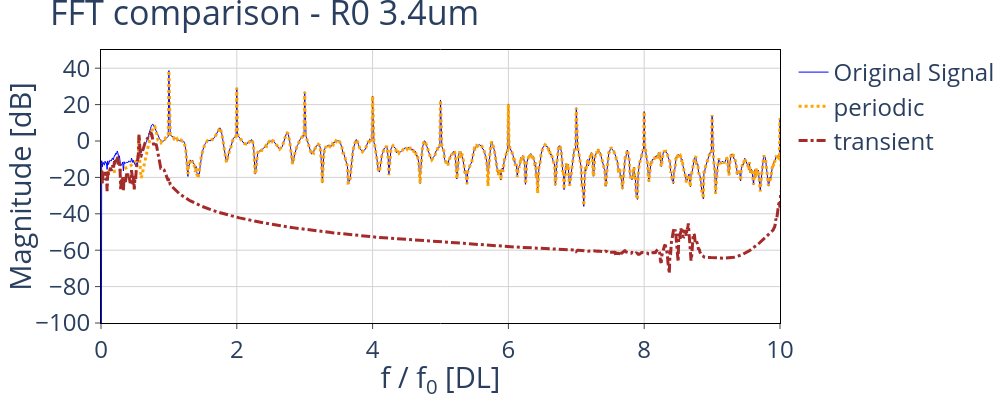
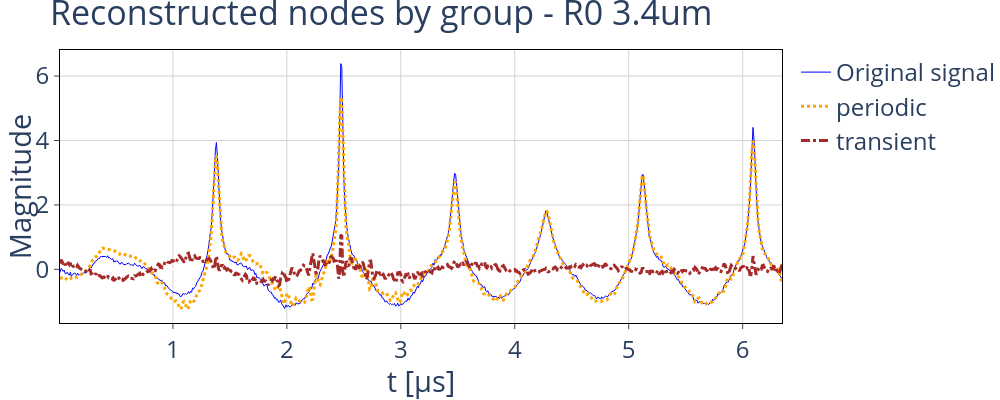

The code cell stored with these charts, in order, in its notebook:
### Code cell
for i in range(n_cases):
    fig_psd_rec = plot.plot_fft_by_group(
        results_df[i]['tr_obj'], results_df[i]['labels_sorted'], sampling_rate=sampling_rate,
        clusters=None, 
        xlims=[0,fft_lim],
        ylims=[-100,50],
        fundamental_freq=frequency,
        freq_threshold=freq_threshold, label_map=label_map[i],
        fig_height=Fig_Height,
        title = "FFT comparison - " + results_df[i]['legend']
    )
    if savefig_flag:
        fig_psd_rec_name = (
            "spectrum_rec_centeroids_enforced2clusters_GA_calculated_emissions_"
            f"{results_df[i]['legend']}"
            f"_freq{frequency*1e-6:.1f}MHz_Pac{pac*1e-6:.1f}MPa"
        ).replace(".", "p").replace(" ", "")
        print("figure name: " + fig_psd_rec_name)
        save_figure(fig_psd_rec, fig_psd_rec_name, folder_path)
    
    fig_rec = plot.plot_reconstructions_by_group(
        results_df[i]['tr_obj'], results_df[i]['labels_sorted'], t_plot=results_df[0]['t_data_truncated'], freq_threshold=freq_threshold, 
        label_map=label_map[i], fig_height=Fig_Height, title = "Reconstructed nodes by group - " + results_df[i]['legend']
    )
    if savefig_flag:
        fig_rec_name = (
            "sig_rec_centeroids_enforced2clusters_GA_calculated_emissions_"
            f"{results_df[i]['legend']}"
            f"_freq{frequency*1e-6:.1f}MHz_Pac{pac*1e-6:.1f}MPa"
        ).replace(".", "p").replace(" ", "")
        print("figure name: " + fig_rec_name)
        save_figure(fig_rec, fig_rec_name, folder_path)

### Figure 1 — Plotly figure (JSON) as saved in the notebook; plotly's stock layout.template omitted (floating-point values rounded to 4 significant figures; data arrays with more than 128 entries replaced by an {"elided": "..."} marker saying what was removed)
{"data": [{"line": {"color": "blue", "dash": "solid", "width": 1}, "mode": "lines", "name": "Original Signal", "type": "scatter", "x": {"elided": "5000 float values"}, "y": {"elided": "5000 float values"}}, {"line": {"color": "orange", "dash": "dot", "width": 3}, "mode": "lines", "name": "periodic", "type": "scatter", "x": {"elided": "5000 float values"}, "y": {"elided": "5000 float values"}}, {"line": {"color": "brown", "dash": "dashdot", "width": 3}, "mode": "lines", "name": "transient", "type": "scatter", "x": {"elided": "5000 float values"}, "y": {"elided": "5000 float values"}}], "layout": {"font": {"size": 24}, "height": 400, "legend": {"font": {"size": 24}, "title": {"text": ""}, "traceorder": "normal"}, "margin": {"b": 0, "l": 0, "r": 0, "t": 50}, "plot_bgcolor": "white", "title": {"text": "FFT comparison - R0 3.4um"}, "width": 1000, "xaxis": {"gridcolor": "lightgrey", "linecolor": "black", "mirror": true, "range": [0, 10], "showline": true, "tickfont": {"size": 24}, "ticks": "outside", "title": {"text": "f / f<sub>0</sub> [DL]"}}, "yaxis": {"gridcolor": "lightgrey", "linecolor": "black", "mirror": true, "range": [-100, 50], "showline": true, "tickfont": {"size": 24}, "ticks": "outside", "title": {"text": "Magnitude [dB]"}}}}

### Figure 2 — Plotly figure (JSON) as saved in the notebook; plotly's stock layout.template omitted (floating-point values rounded to 4 significant figures; data arrays with more than 128 entries replaced by an {"elided": "..."} marker saying what was removed)
{"data": [{"line": {"color": "blue", "dash": "solid", "width": 1}, "mode": "lines", "name": "Original signal", "type": "scatter", "x": {"elided": "698 float values"}, "y": {"elided": "698 float values"}}, {"line": {"color": "orange", "dash": "dot", "width": 3}, "mode": "lines", "name": "periodic", "type": "scatter", "x": {"elided": "698 float values"}, "y": {"elided": "698 float values"}}, {"line": {"color": "brown", "dash": "dashdot", "width": 3}, "mode": "lines", "name": "transient", "type": "scatter", "x": {"elided": "698 float values"}, "y": {"elided": "698 float values"}}], "layout": {"font": {"size": 24}, "height": 400, "legend": {"font": {"size": 24}, "title": {"text": ""}, "traceorder": "normal"}, "margin": {"b": 0, "l": 0, "r": 0, "t": 50}, "plot_bgcolor": "white", "title": {"text": "Reconstructed nodes by group - R0 3.4um"}, "width": 1000, "xaxis": {"gridcolor": "lightgrey", "linecolor": "black", "mirror": true, "showline": true, "tickfont": {"size": 24}, "ticks": "outside", "title": {"text": "t [&mu;s]"}}, "yaxis": {"gridcolor": "lightgrey", "linecolor": "black", "mirror": true, "showline": true, "tickfont": {"size": 24}, "ticks": "outside", "title": {"text": "Magnitude"}}}}
